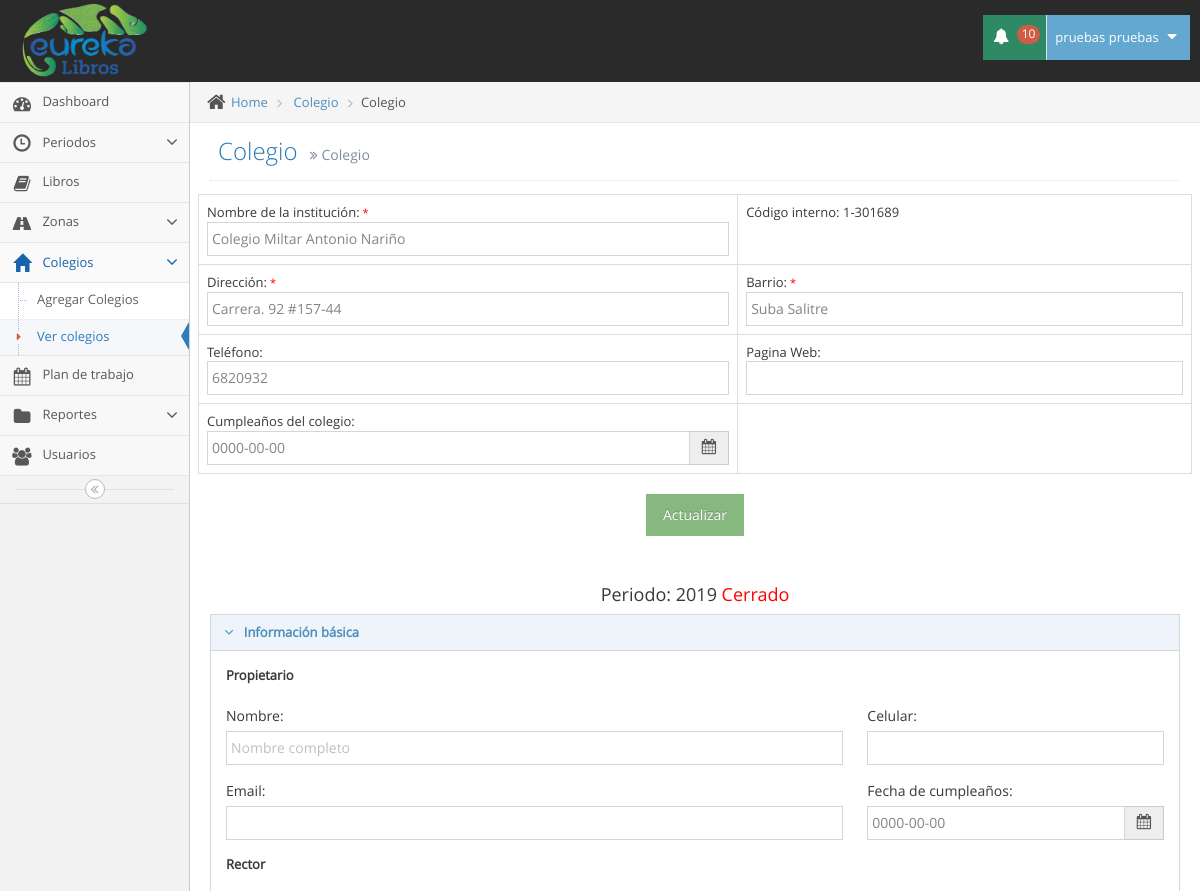
The page /colegio.php?codigo=1-301689&periodo=1 (signed in, upper part) on the database as committed earlier.
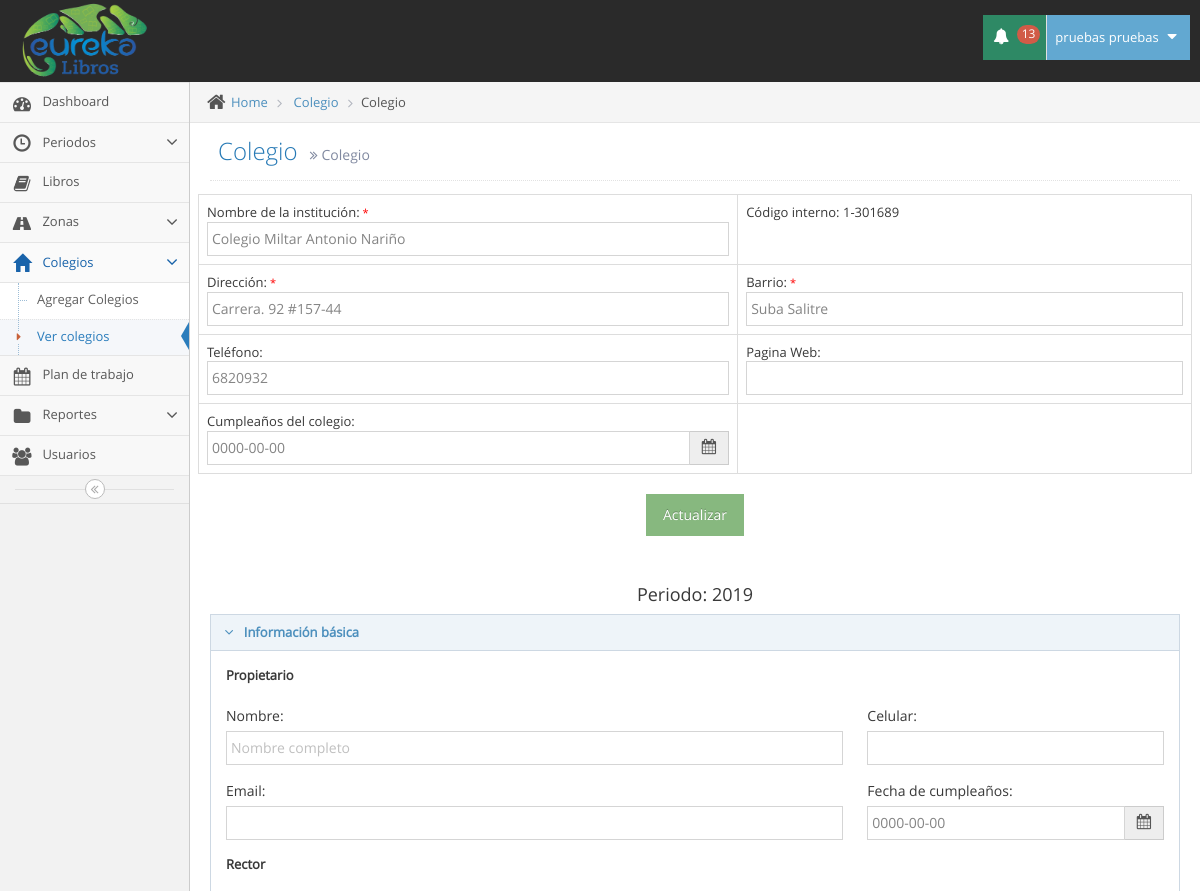
The same page on the database as committed later.
### tables this page shows
CREATE TABLE `usuarios` (
  `id` int(11) NOT NULL,
  `tipo` int(11) NOT NULL,
  `id_pais` int(11) NOT NULL,
  `cedula` varchar(12) NOT NULL,
  `nombres` varchar(100) NOT NULL,
  `apellidos` varchar(100) NOT NULL,
  `telefono` varchar(12) NOT NULL,
  `direccion` varchar(100) NOT NULL,
  `correo` varchar(100) NOT NULL,
  `clave` varchar(100) NOT NULL,
  `cod_zona` varchar(10) NOT NULL
);

CREATE TABLE `colegios` (
  `id` int(11) NOT NULL,
  `codigo` varchar(11) NOT NULL,
  `colegio` varchar(100) NOT NULL,
  `direccion` varchar(100) NOT NULL,
  `barrio` varchar(100) NOT NULL,
  `telefono` varchar(20) NOT NULL,
  `web` varchar(100) NOT NULL,
  `cumpleaños` date NOT NULL,
  `cod_zona` varchar(8) NOT NULL,
  `id_usuario` int(11) NOT NULL,
  `fecha_creacion` timestamp NOT NULL DEFAULT CURRENT_TIMESTAMP ON UPDATE CURRENT_TIMESTAMP
);

CREATE TABLE `periodos` (
  `id` int(11) NOT NULL,
  `periodo` varchar(6) NOT NULL,
  `f_cierre` date NOT NULL
);

### colegio.php (the view, shortened to what the rows shown need)
<?php require_once("php/aut.php");
 include("conexion/bdd.php"); ?>
<!DOCTYPE html>
<html lang="es">
	<head>
		<link rel="stylesheet" href="assets/css/bootstrap.min.css" />
		<link rel="stylesheet" href="assets/font-awesome/4.5.0/css/font-awesome.min.css" />
		<link rel="stylesheet" href="assets/css/jquery-ui.min.css" />
		<link rel="stylesheet" href="assets/css/bootstrap-datepicker3.min.css" />
		<link rel="stylesheet" href="assets/css/ace.min.css" class="ace-main-stylesheet" id="main-ace-style" />
		<link rel="stylesheet" href="assets/css/ace-skins.min.css" />
		<link rel="stylesheet" href="assets/css/ace-rtl.min.css" />
	</head>
	<body class="no-skin">
		<?php include("template/nav.php"); ?>
		<div class="main-container ace-save-state" id="main-container">
			<div class="main-content">
				<div class="main-content-inner">
					<div class="page-content">
						<div class="page-header">
							<h1>
								Colegio
								<small>
									<i class="ace-icon fa fa-angle-double-right"></i>
									Colegio
								</small>
							</h1>
						</div>
								<?php
	                                if (isset($_GET["codigo"])) {
	                                	$codigo_col= $_GET["codigo"];
	                                }
	                                else {
	                                	$codigo_col= $_POST["codigo"];
	                                }
	                                $sql = "SELECT id, codigo, colegio, direccion, barrio,telefono, web, telefono, cumpleaños FROM colegios WHERE codigo='".$codigo_col."'";
									$req = $bdd->prepare($sql);
									$req->execute();
									$colegio = $req->fetch();
									if (isset($_POST["periodo"])) {
										$periodo=$_POST["periodo"];
									}
									else {
										$periodo=$_GET["periodo"];
									}
									$sql_periodo="SELECT id, periodo, f_cierre FROM periodos WHERE id='".$periodo."'";
									$req_periodo = $bdd->prepare($sql_periodo);
									$req_periodo->execute();
									$gp_periodo = $req_periodo->fetch();
                            	?>
                        <div class="row">
                        	<table class="table table-bordered table-hover">
                        		<form action="php/actualizar_colegio.php" method="POST">
                        		<tr>
                        			<td>Nombre de la institución:<small style="color:red;"> *</small><input type="text" name="colegio" class="form-control" value="<?php echo $colegio['colegio']; ?>" required></td>
                        			<td>Código interno: <?php echo $colegio['codigo']; ?></td>
                        		</tr>
                        		<tr>
                        			<td>Dirección:<small style="color:red;"> *</small>  <input type="text" name="direccion" class="form-control" value="<?php echo $colegio['direccion']; ?>" required></td>
                        			<td>Barrio:<small style="color:red;"> *</small> <input type="text" name="barrio" class="form-control" value="<?php echo $colegio['barrio']; ?>" required></td>
                        		</tr>
                        		<tr>
                        			<td>Teléfono: <input type="text" name="telefono_c" class="form-control" value="<?php echo $colegio['telefono']; ?>"></td>
                        		</tr>
                        		<tr>
                        			<td>Cumpleaños del colegio: <div class="input-group"><input type="text" class="form-control date-picker" name="cumpleaños_c" id="cumpleaños_c" value="<?php echo $colegio['cumpleaños']; ?>" type="text" data-date-format="yyyy-mm-dd"/>
									<span class="input-group-addon">
										<i class="fa fa-calendar bigger-110"></i>
									</span></div></td>
                        		</tr>
                        	</table>
                        	<center><button class="btn btn-success">Actualizar</button></center><br><br>
                        </div>
                        <center>
                        <h4>
                        	Periodo: <?php
                        		echo $gp_periodo["periodo"];
                        		if ($gp_periodo["f_cierre"] <= date("Y-m-d")) {
                        			echo " <span style='color: red;'>Cerrado</span>";
                        		}
                        	?>
                        </h4>
                        </center>
						</div>
					</div>
				</div>
			</div>
	</body>
</html>

### template/nav.php (shortened to what the rows shown need)
<div id="navbar" class="navbar navbar-default          ace-save-state">
			<div class="navbar-container ace-save-state" id="navbar-container">
				<div class="navbar-buttons navbar-header pull-right" role="navigation">
					<ul class="nav ace-nav">
						<li class="light-blue dropdown-modal">
							<a data-toggle="dropdown" href="#" class="dropdown-toggle">
								<?php
									require_once('conexion/bdd.php');
									$sql = "SELECT nombres,apellidos FROM usuarios WHERE id='".$_SESSION['id']."'";
									$req = $bdd->prepare($sql);
									$req->execute();
									$usuario = $req->fetch();
									$nombre_completo=$usuario["nombres"]." ".$usuario["apellidos"];
								?>
									<?php echo $nombre_completo; ?>
								<i class="ace-icon fa fa-caret-down"></i>
							</a>
						</li>
					</ul>
				</div>
			</div>
		</div>

Rows that differ between the two databases and show on the page:
changed periodos: f_cierre "2018-12-08" → "2018-12-12" (drawn)
Other text that changed with them:
$num: "10" → "13"
text no longer shown: "Cerrado"
